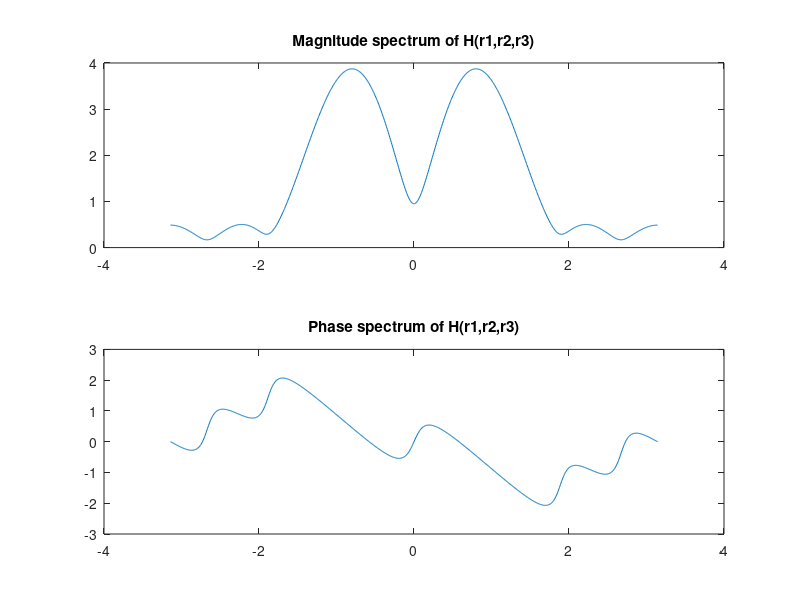
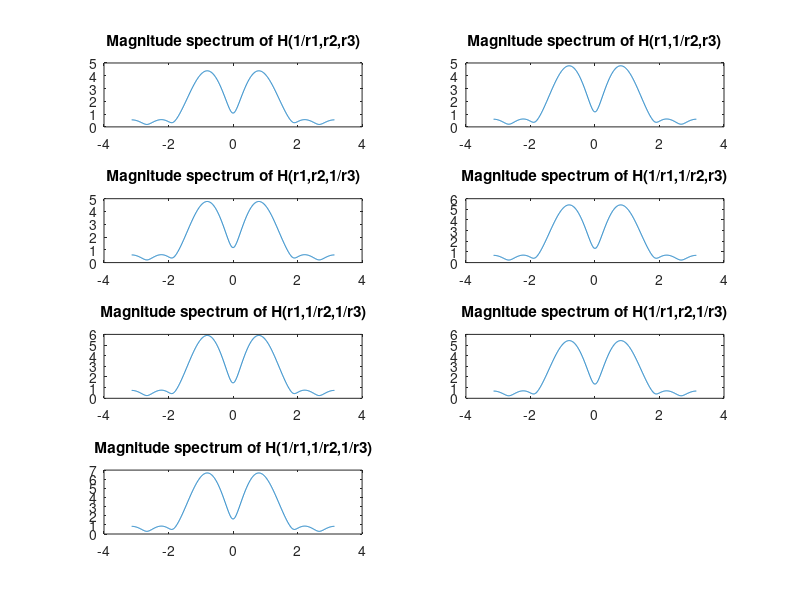
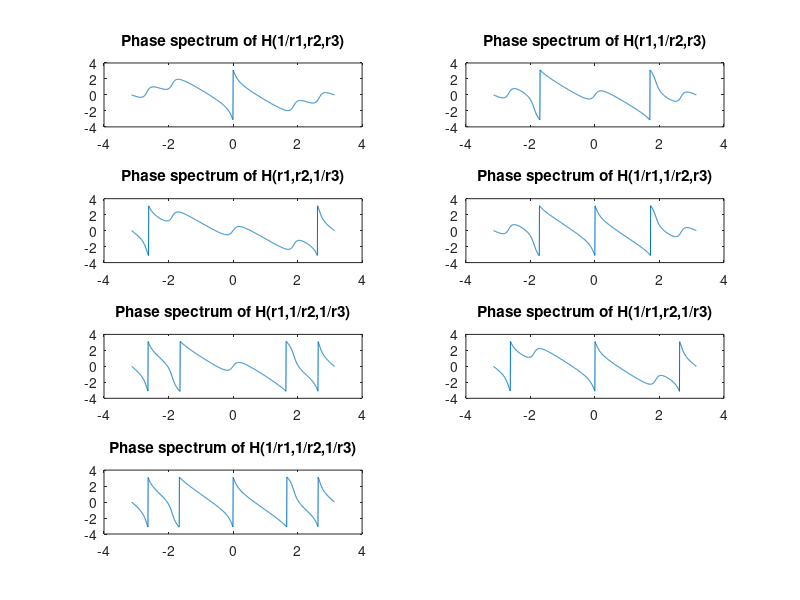
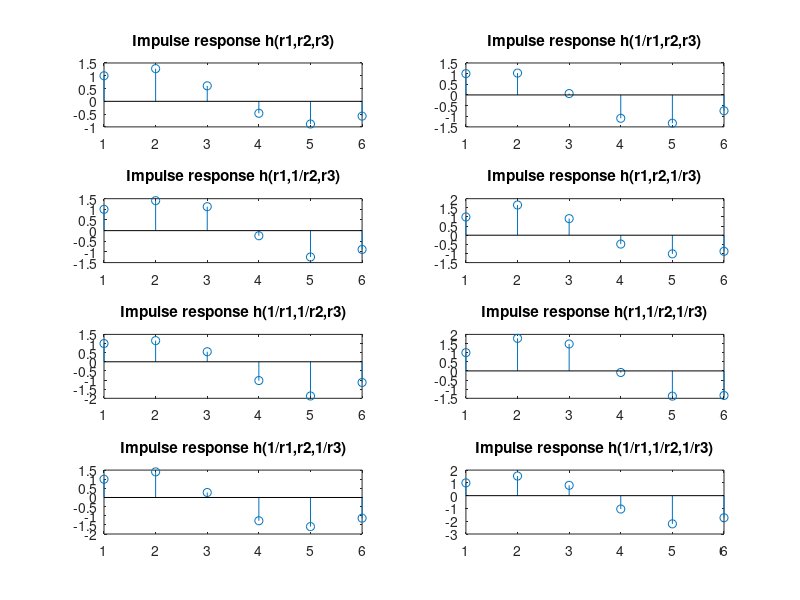

MATLAB code to generate these figures, in order: (Note: this script raises an error after producing the figures.)
%% Lab 2 Q3 Solutions
% Written by Antoni Dimitriadis.

%% Q3a

clear variables;
close all;

% Using polynomial multiplication, aided by Matlab's conv() function

R1 = exp(-1/8);
R2 = 0.9;
R3 = 0.9;
theta2 = 0.6*pi;
theta3 = 0.85*pi;

a = [1,-R1];
b = [1,-2*R2*cos(theta2),R2^2];
c = [1,-2*R3*cos(theta3),R3^2];

h = conv(a,conv(b,c));

%% Q3b

% Evaluate H(z) for z = e^jw, then plot magnitude and phase

w = linspace(-pi, pi, 1000);
v = exp(1j*w);

H = @(z1,z2,z3,z4,z5) (v-z1).*(v-z2).*(v-z3).*(v-z4).*(v-z5)./v.^5;

figure;
subplot(2,1,1);
plot(w,abs(H(R1,R2*exp(1j*theta2),R2*exp(-1j*theta2),R3*exp(1j*theta3),R3*exp(-1j*theta3))));
title("Magnitude spectrum of H(r1,r2,r3)");
subplot(2,1,2);
plot(w, angle(H(R1,R2*exp(1j*theta2),R2*exp(-1j*theta2),R3*exp(1j*theta3),R3*exp(-1j*theta3))));
title("Phase spectrum of H(r1,r2,r3)");

%% Q3c

% Select permutations of r1,r2,r3 to reciprocate, and rerun code from above

figure;
subplot(4,2,1);
plot(w,abs(H(1/R1,R2*exp(1j*theta2),R2*exp(-1j*theta2),R3*exp(1j*theta3),R3*exp(-1j*theta3))));
title("Magnitude spectrum of H(1/r1,r2,r3)");

subplot(4,2,2);
plot(w,abs(H(R1,1/R2*exp(1j*theta2),1/R2*exp(-1j*theta2),R3*exp(1j*theta3),R3*exp(-1j*theta3))));
title("Magnitude spectrum of H(r1,1/r2,r3)");

subplot(4,2,3);
plot(w,abs(H(R1,R2*exp(1j*theta2),R2*exp(-1j*theta2),1/R3*exp(1j*theta3),1/R3*exp(-1j*theta3))));
title("Magnitude spectrum of H(r1,r2,1/r3)");

subplot(4,2,4);
plot(w,abs(H(1/R1,1/R2*exp(1j*theta2),1/R2*exp(-1j*theta2),R3*exp(1j*theta3),R3*exp(-1j*theta3))));
title("Magnitude spectrum of H(1/r1,1/r2,r3)");

subplot(4,2,5);
plot(w,abs(H(R1,1/R2*exp(1j*theta2),1/R2*exp(-1j*theta2),1/R3*exp(1j*theta3),1/R3*exp(-1j*theta3))));
title("Magnitude spectrum of H(r1,1/r2,1/r3)");

subplot(4,2,6);
plot(w,abs(H(1/R1,R2*exp(1j*theta2),R2*exp(-1j*theta2),1/R3*exp(1j*theta3),1/R3*exp(-1j*theta3))));
title("Magnitude spectrum of H(1/r1,r2,1/r3)");

subplot(4,2,7);
plot(w,abs(H(1/R1,1/R2*exp(1j*theta2),1/R2*exp(-1j*theta2),1/R3*exp(1j*theta3),1/R3*exp(-1j*theta3))));
title("Magnitude spectrum of H(1/r1,1/r2,1/r3)");

figure;
subplot(4,2,1);
plot(w, angle(H(1/R1,R2*exp(1j*theta2),R2*exp(-1j*theta2),R3*exp(1j*theta3),R3*exp(-1j*theta3))));
title("Phase spectrum of H(1/r1,r2,r3)");

subplot(4,2,2);
plot(w, angle(H(R1,1/R2*exp(1j*theta2),1/R2*exp(-1j*theta2),R3*exp(1j*theta3),R3*exp(-1j*theta3))));
title("Phase spectrum of H(r1,1/r2,r3)");

subplot(4,2,3);
plot(w, angle(H(R1,R2*exp(1j*theta2),R2*exp(-1j*theta2),1/R3*exp(1j*theta3),1/R3*exp(-1j*theta3))));
title("Phase spectrum of H(r1,r2,1/r3)");

subplot(4,2,4);
plot(w, angle(H(1/R1,1/R2*exp(1j*theta2),1/R2*exp(-1j*theta2),R3*exp(1j*theta3),R3*exp(-1j*theta3))));
title("Phase spectrum of H(1/r1,1/r2,r3)");

subplot(4,2,5);
plot(w, angle(H(R1,1/R2*exp(1j*theta2),1/R2*exp(-1j*theta2),1/R3*exp(1j*theta3),1/R3*exp(-1j*theta3))));
title("Phase spectrum of H(r1,1/r2,1/r3)");

subplot(4,2,6);
plot(w, angle(H(1/R1,R2*exp(1j*theta2),R2*exp(-1j*theta2),1/R3*exp(1j*theta3),1/R3*exp(-1j*theta3))));
title("Phase spectrum of H(1/r1,r2,1/r3)");

subplot(4,2,7);
plot(w, angle(H(1/R1,1/R2*exp(1j*theta2),1/R2*exp(-1j*theta2),1/R3*exp(1j*theta3),1/R3*exp(-1j*theta3))));
title("Phase spectrum of H(1/r1,1/r2,1/r3)");

% They all have larger net change in phase (since part b is the min phase
% implementation)

%% Q2d

a = [1,-1/R1];
b = [1,-2*R2*cos(theta2),R2^2];
c = [1,-2*R3*cos(theta3),R3^2];
h1 = conv(a,conv(b,c));

a = [1,-R1];
b = [1,-2*(1/R2)*cos(theta2),(1/R2)^2];
c = [1,-2*R3*cos(theta3),R3^2];
h2 = conv(a,conv(b,c));

a = [1,-R1];
b = [1,-2*R2*cos(theta2),R2^2];
c = [1,-2*(1/R3)*cos(theta3),(1/R3)^2];
h3 = conv(a,conv(b,c));

a = [1,-1/R1];
b = [1,-2*(1/R2)*cos(theta2),(1/R2)^2];
c = [1,-2*R3*cos(theta3),R3^2];
h4 = conv(a,conv(b,c));

a = [1,-R1];
b = [1,-2*(1/R2)*cos(theta2),(1/R2)^2];
c = [1,-2*(1/R3)*cos(theta3),(1/R3)^2];
h5 = conv(a,conv(b,c));

a = [1,-1/R1];
b = [1,-2*R2*cos(theta2),R2^2];
c = [1,-2*(1/R3)*cos(theta3),(1/R3)^2];
h6 = conv(a,conv(b,c));

a = [1,-1/R1];
b = [1,-2*(1/R2)*cos(theta2),(1/R2)^2];
c = [1,-2*(1/R3)*cos(theta3),(1/R3)^2];
h7 = conv(a,conv(b,c));

figure;
subplot(4,2,1);
stem(h);
title("Impulse response h(r1,r2,r3)");
subplot(4,2,2);
stem(h1);
title("Impulse response h(1/r1,r2,r3)");
subplot(4,2,3);
stem(h2);
title("Impulse response h(r1,1/r2,r3)");
subplot(4,2,4);
stem(h3);
title("Impulse response h(r1,r2,1/r3)");
subplot(4,2,5);
stem(h4);
title("Impulse response h(1/r1,1/r2,r3)");
subplot(4,2,6);
stem(h5);
title("Impulse response h(r1,1/r2,1/r3)");
subplot(4,2,7);
stem(h6);
title("Impulse response h(1/r1,r2,1/r3)");
subplot(4,2,8);
stem(h7);
title("Impulse response h(1/r1,1/r2,1/r3)");

% h has the least energy of all the filters. Also has energy concentrated
% at the beginning of the impulse response.

%% Q2e

quanth = zeros(9, 6);
quantz = zeros(9, 5);

figure;
plot(v, 'k');
for n = 0:8
    quanth(n+1,:) = round(h, 8-n);
    quantz(n+1,:) = roots(quanth(n+1,:));
    hold on;
    plot(quantz(n+1,:), 'x');
end
legend("Unit circle","N=8","N=7","N=6","N=5","N=4", "N=3", "N=2", "N=1", "N=0");

transf = zeros(size(quantz,1),1000);
for k = 1:size(quantz,1)
    transf(k,:)=(quanth(k,1)*v.^5+quanth(k,2)*v.^4+quanth(k,3)*v.^3+quanth(k,4)*v.^2+quanth(k,5)*v+quanth(k,6))./v.^5;
end

figure;
plot(w,abs(H(R1,R2*exp(1j*theta2),R2*exp(-1j*theta2),R3*exp(1j*theta3),R3*exp(-1j*theta3))));
for k = 1:size(quantz,1)
    hold on;
    plot(w,abs(transf(k,:)));
end
title("Quantization of coefficients, magnitude spectrum");
legend("Default","N=8","N=7","N=6","N=5","N=4", "N=3", "N=2", "N=1", "N=0");

figure;
plot(w,angle(H(R1,R2*exp(1j*theta2),R2*exp(-1j*theta2),R3*exp(1j*theta3),R3*exp(-1j*theta3))));
for k = 1:size(quantz,1)
    hold on;
    plot(w,angle(transf(k,:)));
end
title("Quantization of coefficients, phase spectrum");
legend("Default","N=8","N=7","N=6","N=5","N=4", "N=3", "N=2", "N=1", "N=0");

